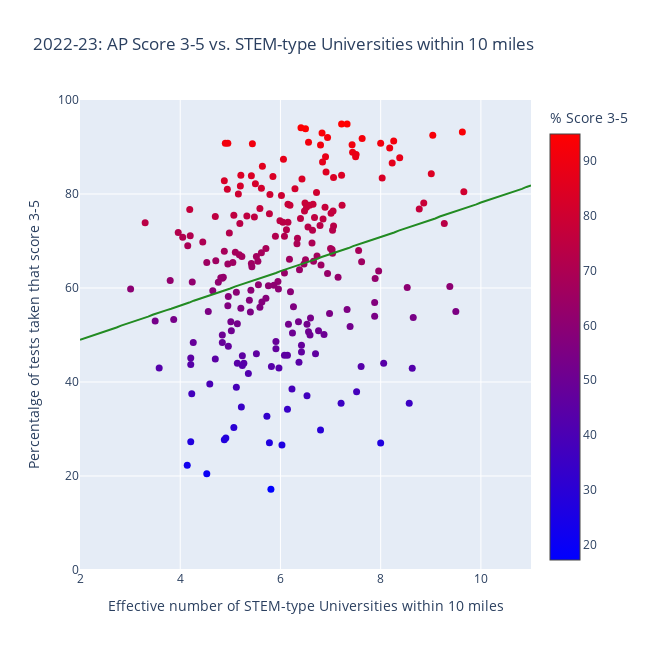

The cell this chart's notebook holds for it:
### Markdown cell above
### 2022-23: AP Score 3-5 vs. Inverse Distance to STEM Universities

### Code cell
x_arr = MA_AP_all_data['Inverse Distance STEM'].to_numpy()
y_arr = MA_AP_all_data['% Score 3-5'].to_numpy()

model = LinearRegression()
model.fit(x_arr.reshape(-1,1), y_arr)

#### draw the data points ####
fig = go.Figure(data=go.Scatter(x=np.round(x_arr, decimals = 2),
                                y=np.round(y_arr, decimals = 1),
                                mode='markers',
                                marker=dict(
                                    size=7,
                                    color=y_arr,
                                    colorscale='Bluered',
                                    symbol='circle',
                                    showscale=True,
                                    colorbar=dict(title='% Score 3-5'),
                                ),
                                showlegend=False,
                                text=MA_AP_all_data['District Name'],
                                name='')) 

# Draw the linear fitted line without showing it in the legend
x_line = np.linspace(2, 11, 100)
x_line = np.round(x_line, decimals = 2)
y_line = model.predict(x_line.reshape(-1, 1))
y_line = np.round(y_line, decimals = 1)
fig.add_trace(go.Scatter(
    x=x_line,
    y=y_line,
    mode="lines",
    line=dict(color="forestgreen"),
    name="Fitted Line",
    showlegend=False  # This hides the line from the legend
))

#### write the title of the plot ####
fig.update_layout(title='2022-23: AP Score 3-5 vs. STEM-type Universities within 10 miles',
                  xaxis_title='Effective number of STEM-type Universities within 10 miles',
                  yaxis_title='Percentalge of tests taken that score 3-5',
                  width=650,
                  height=650)

fig.update_xaxes(range=[2, 11])
fig.update_yaxes(range=[0, 100])
fig.show()

with open('data/MA_pickled/MA_pass_vs_STEM_inverse_distance.pkl', 'wb') as f:
    pickle.dump(fig, f)

### Figure 1 — Plotly figure (JSON) as saved in the notebook; plotly's stock layout.template omitted (floating-point values rounded to 4 significant figures; data arrays with more than 128 entries replaced by an {"elided": "..."} marker saying what was removed)
{"data": [{"marker": {"color": {"elided": "222 float values"}, "colorbar": {"title": {"text": "% Score 3-5"}}, "colorscale": [[0, "rgb(0,0,255)"], [1, "rgb(255,0,0)"]], "showscale": true, "size": 7, "symbol": "circle"}, "mode": "markers", "name": "", "showlegend": false, "text": {"elided": "222 str values"}, "type": "scatter", "x": {"elided": "222 float values"}, "y": {"elided": "222 float values"}}, {"line": {"color": "forestgreen"}, "mode": "lines", "name": "Fitted Line", "showlegend": false, "type": "scatter", "x": [2, 2.09, 2.18, 2.27, 2.36, 2.45, 2.55, 2.64, 2.73, 2.82, 2.91, 3, 3.09, 3.18, 3.27, 3.36, 3.45, 3.55, 3.64, 3.73, 3.82, 3.91, 4, 4.09, 4.18, 4.27, 4.36, 4.45, 4.55, 4.64, 4.73, 4.82, 4.91, 5, 5.09, 5.18, 5.27, 5.36, 5.45, 5.55, 5.64, 5.73, 5.82, 5.91, 6, 6.09, 6.18, 6.27, 6.36, 6.45, 6.55, 6.64, 6.73, 6.82, 6.91, 7, 7.09, 7.18, 7.27, 7.36, 7.45, 7.55, 7.64, 7.73, 7.82, 7.91, 8, 8.09, 8.18, 8.27, 8.36, 8.45, 8.55, 8.64, 8.73, 8.82, 8.91, 9, 9.09, 9.18, 9.27, 9.36, 9.45, 9.55, 9.64, 9.73, 9.82, 9.91, 10, 10.09, 10.18, 10.27, 10.36, 10.45, 10.55, 10.64, 10.73, 10.82, 10.91, 11], "y": [49, 49.3, 49.6, 50, 50.3, 50.6, 51, 51.3, 51.6, 52, 52.3, 52.6, 53, 53.3, 53.6, 53.9, 54.3, 54.6, 55, 55.3, 55.6, 55.9, 56.3, 56.6, 56.9, 57.3, 57.6, 57.9, 58.3, 58.6, 58.9, 59.3, 59.6, 59.9, 60.3, 60.6, 60.9, 61.2, 61.6, 61.9, 62.3, 62.6, 62.9, 63.2, 63.6, 63.9, 64.2, 64.6, 64.9, 65.2, 65.6, 65.9, 66.2, 66.6, 66.9, 67.2, 67.5, 67.9, 68.2, 68.5, 68.9, 69.2, 69.5, 69.9, 70.2, 70.5, 70.9, 71.2, 71.5, 71.8, 72.2, 72.5, 72.9, 73.2, 73.5, 73.8, 74.2, 74.5, 74.8, 75.2, 75.5, 75.8, 76.1, 76.5, 76.8, 77.2, 77.5, 77.8, 78.2, 78.5, 78.8, 79.1, 79.5, 79.8, 80.2, 80.5, 80.8, 81.1, 81.5, 81.8]}], "layout": {"height": 650, "title": {"text": "2022-23: AP Score 3-5 vs. STEM-type Universities within 10 miles"}, "width": 650, "xaxis": {"range": [2, 11], "title": {"text": "Effective number of STEM-type Universities within 10 miles"}, "type": "linear"}, "yaxis": {"range": [0, 100], "title": {"text": "Percentalge of tests taken that score 3-5"}, "type": "linear"}}}
